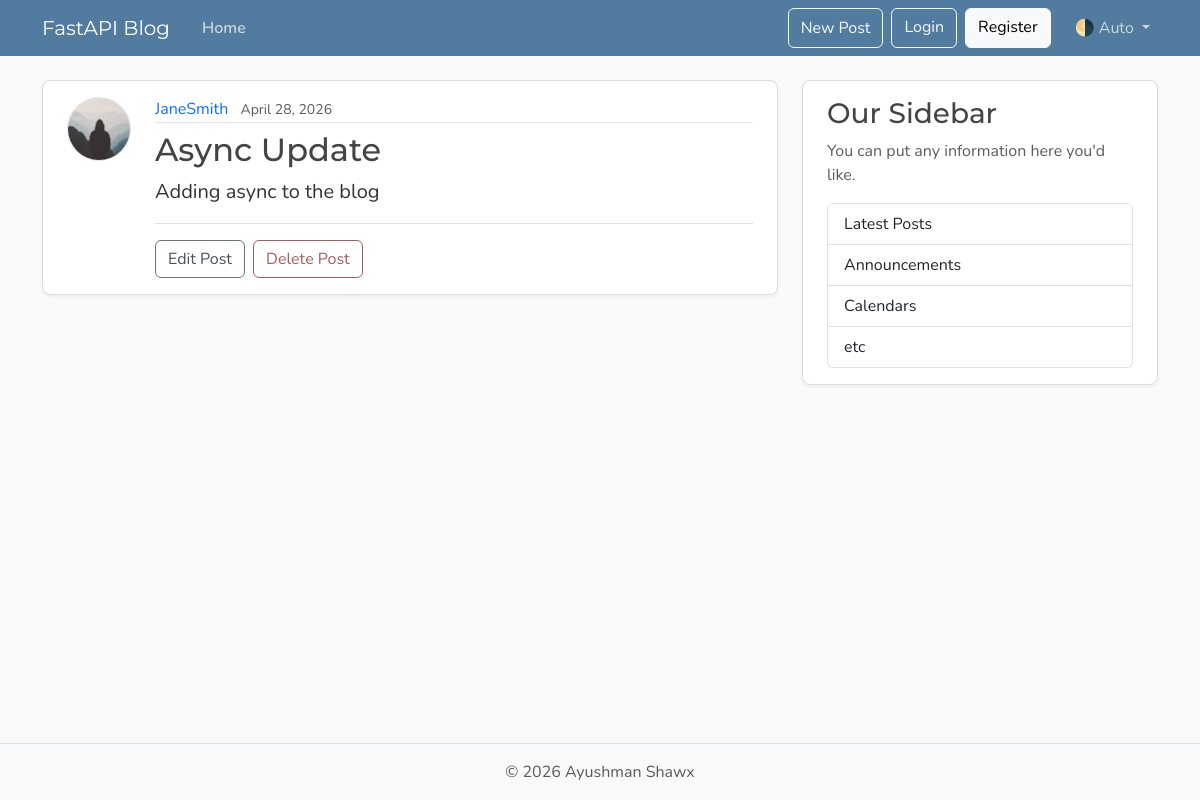
Page /posts/4 on the earlier database version.
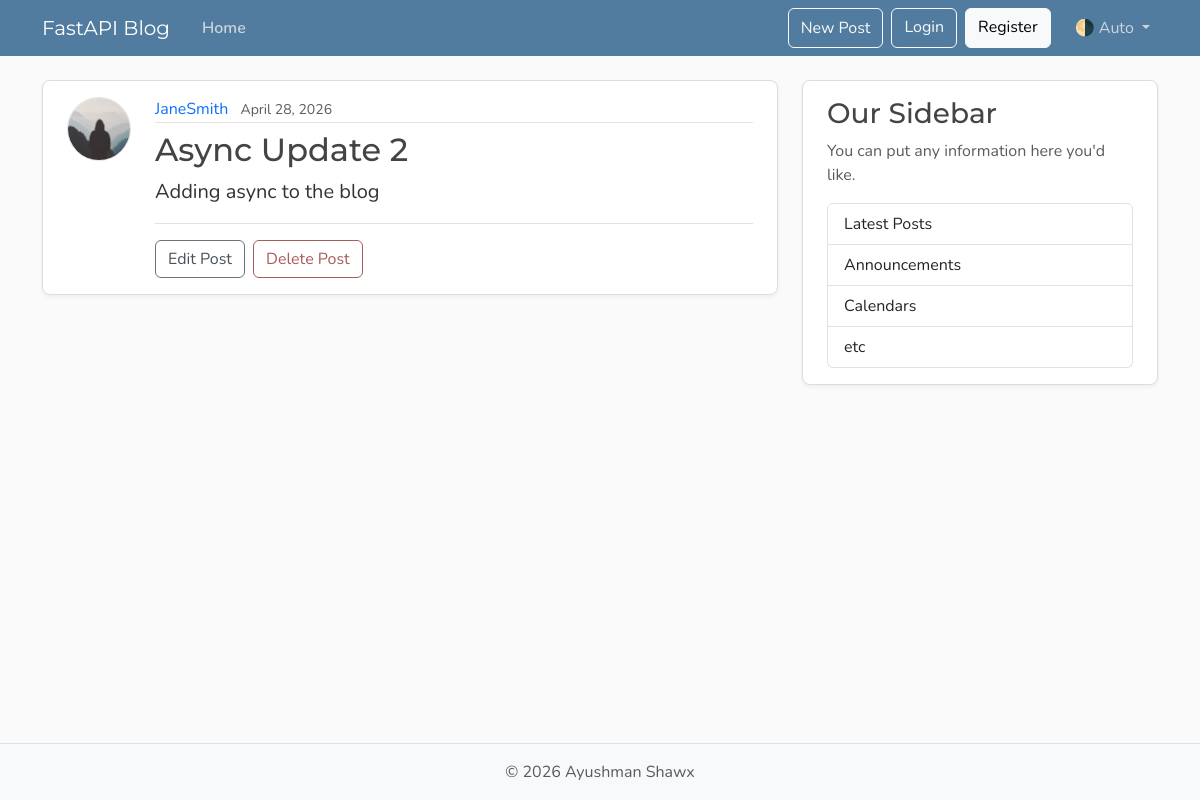
Same page on the later database version.
### models.py (models this page shows)
class Post(Base):
    __tablename__ = "posts"
    id : Mapped[int] = mapped_column(Integer, primary_key=True, index=True)
    title : Mapped[str] = mapped_column(String(100), nullable=False)
    content : Mapped[str] = mapped_column(Text, nullable=False)
    user_id : Mapped[int] = mapped_column(ForeignKey("users.id"), nullable=False, index=True)
    date_posted : Mapped[datetime] = mapped_column(DateTime(timezone=True), default=lambda : datetime.now(UTC))
    author : Mapped[User] = relationship(back_populates="posts")

### main.py (the view)
@app.get("/posts/{post_id}", include_in_schema=False)
async def post_page(request : Request, post_id : int, db : Annotated[AsyncSession, Depends(get_db)]):
    result = await db.execute(
        select(models.Post)
        .options(selectinload(models.Post.author))
        .where(models.Post.id == post_id))
    post = result.scalars().first()
    if not post:
        raise HTTPException(status_code=status.HTTP_404_NOT_FOUND, detail="Post not Found")
    title = post.title[:50]
    return templates.TemplateResponse(request, "post.html", {"post" : post, "title" : title})

### templates/post.html (shortened to what this page needs)
{% extends "layout.html" %}
{% block content %}
<article class="content-section py-3 px-4 mb-4">
    <div class="d-flex align-items-start gap-4">
        <img class="rounded-circle article-img flex-shrink-0" src="{{ post.author.image_path }}"
            alt="{{ post.author.username }}'s profile picture" width="64" height="64" loading="lazy">
        <div class="flex-grow-1">
            <div class="article-metadata mb-2">
                <a class="me-2" href="#">{{ post.author.username }}</a>
                <small class="text-body-secondary">{{ post.date_posted.strftime("%B %d, %Y") }}</small>
            </div>
            <h2 class="article-title">{{ post.title }}</h2>
            <p class="article-content">{{ post.content }}</p>
            {% if post.user_id == 1 %}
            <div class="post-actions mt-3 pt-3 border-top">
                <button type="button" class="btn btn-outline-secondary me-1" data-bs-toggle="modal"
                    data-bs-target="#editModal">Edit Post</button>
                <button type="button" class="btn btn-outline-danger" data-bs-toggle="modal"
                    data-bs-target="#deleteModal">Delete Post</button>
            </div>
            {% endif %}
        </div>
    </div>
</article>
{% endblock content %}

Differences in the rows shown:
changed Post "Adding async to the blog": title "Async Update" → "Async Update 2"
